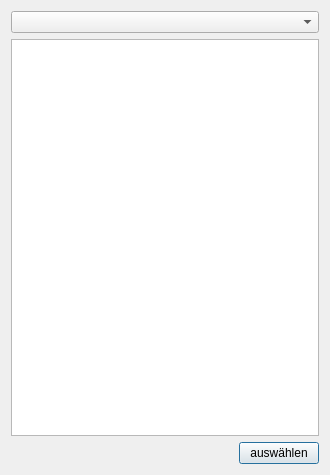
<?xml version="1.0" encoding="UTF-8"?>
<ui version="4.0">
 <class>Select_Tn_Dialog_Ui</class>
 <widget class="QDialog" name="Select_Tn_Dialog_Ui">
  <property name="geometry">
   <rect>
    <x>0</x>
    <y>0</y>
    <width>330</width>
    <height>475</height>
   </rect>
  </property>
  <property name="sizePolicy">
   <sizepolicy hsizetype="Fixed" vsizetype="Fixed">
    <horstretch>0</horstretch>
    <verstretch>0</verstretch>
   </sizepolicy>
  </property>
  <property name="minimumSize">
   <size>
    <width>330</width>
    <height>475</height>
   </size>
  </property>
  <property name="maximumSize">
   <size>
    <width>330</width>
    <height>475</height>
   </size>
  </property>
  <property name="windowTitle">
   <string>TurnFix - Teilnehmer auswählen</string>
  </property>
  <property name="windowIcon">
   <iconset resource="../../../../resources/TurnFix.qrc">
    <normaloff>:/appicons/icon.png</normaloff>:/appicons/icon.png</iconset>
  </property>
  <layout class="QGridLayout" name="gridLayout">
   <item row="0" column="0">
    <widget class="QComboBox" name="cmb_wk"/>
   </item>
   <item row="2" column="0">
    <widget class="QPushButton" name="but_select">
     <property name="sizePolicy">
      <sizepolicy hsizetype="Fixed" vsizetype="Fixed">
       <horstretch>0</horstretch>
       <verstretch>0</verstretch>
      </sizepolicy>
     </property>
     <property name="layoutDirection">
      <enum>Qt::RightToLeft</enum>
     </property>
     <property name="text">
      <string>auswählen</string>
     </property>
    </widget>
   </item>
   <item row="1" column="0">
    <widget class="QTableView" name="tbl_tn">
     <property name="editTriggers">
      <set>QAbstractItemView::NoEditTriggers</set>
     </property>
     <property name="alternatingRowColors">
      <bool>true</bool>
     </property>
     <property name="selectionMode">
      <enum>QAbstractItemView::ExtendedSelection</enum>
     </property>
     <property name="selectionBehavior">
      <enum>QAbstractItemView::SelectRows</enum>
     </property>
     <attribute name="horizontalHeaderHighlightSections">
      <bool>false</bool>
     </attribute>
     <attribute name="horizontalHeaderMinimumSectionSize">
      <number>20</number>
     </attribute>
     <attribute name="verticalHeaderVisible">
      <bool>false</bool>
     </attribute>
     <attribute name="verticalHeaderDefaultSectionSize">
      <number>20</number>
     </attribute>
     <attribute name="verticalHeaderHighlightSections">
      <bool>false</bool>
     </attribute>
     <attribute name="verticalHeaderVisible">
      <bool>false</bool>
     </attribute>
     <attribute name="verticalHeaderDefaultSectionSize">
      <number>20</number>
     </attribute>
     <attribute name="horizontalHeaderMinimumSectionSize">
      <number>20</number>
     </attribute>
     <attribute name="horizontalHeaderHighlightSections">
      <bool>false</bool>
     </attribute>
     <attribute name="verticalHeaderHighlightSections">
      <bool>false</bool>
     </attribute>
    </widget>
   </item>
  </layout>
 </widget>
 <resources>
  <include location="../../../../resources/TurnFix.qrc"/>
 </resources>
 <connections/>
</ui>
